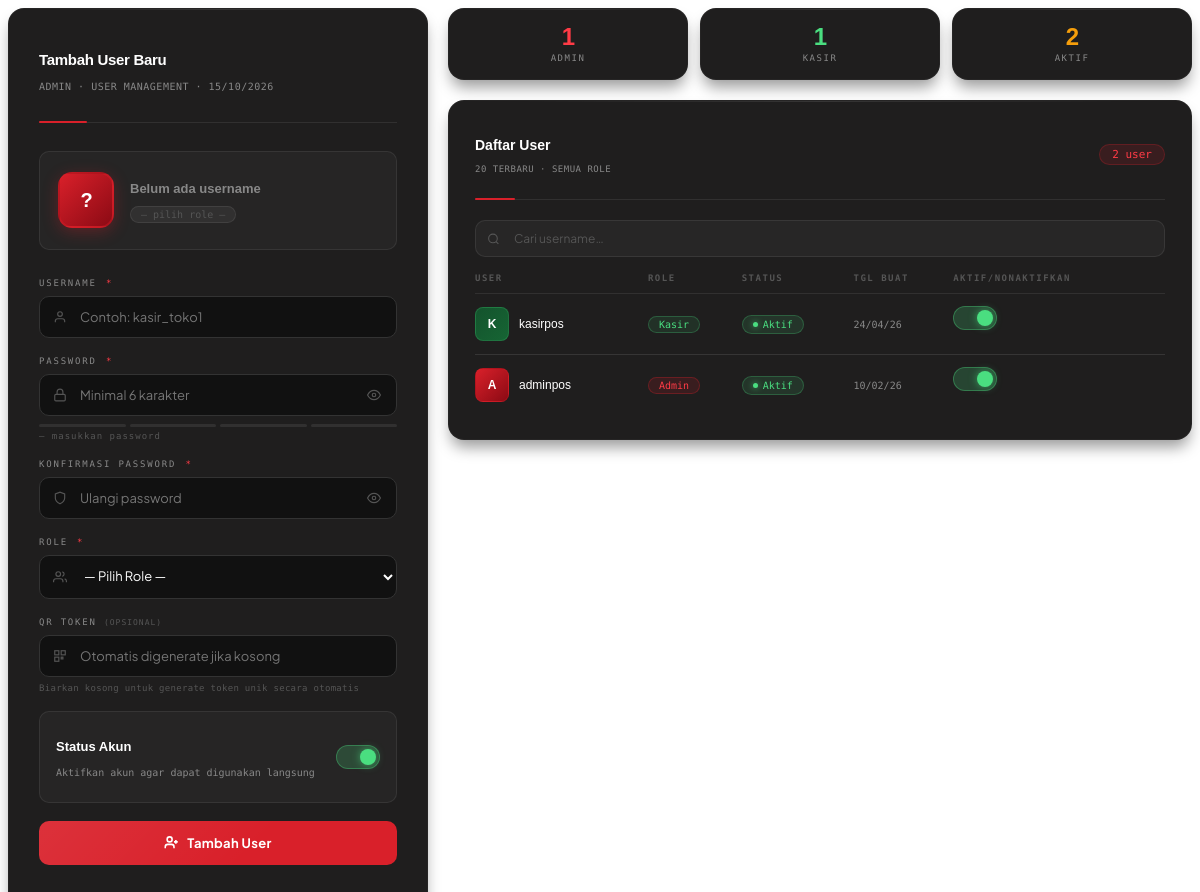
/pages/user-management.php, run on the app's committed database.
### tables this page shows
CREATE TABLE `users` (
  `id` int(11) NOT NULL,
  `username` varchar(50) DEFAULT NULL,
  `password` varchar(255) DEFAULT NULL,
  `role` enum('admin','kasir','owner') DEFAULT NULL,
  `qr_token` varchar(255) DEFAULT NULL,
  `is_active` tinyint(1) DEFAULT 1,
  `created_at` timestamp NOT NULL DEFAULT current_timestamp()
);

### pages/user-management.php (the view, shortened to what this page needs)
<?php
require_once 'config/database.php';
$errors  = [];
$old     = [];
$cek_id      = $_SESSION['id'] ?? null;
$total_adminNew = $conn->query("SELECT COUNT(*) AS count FROM users WHERE role = 'admin'")->fetch_assoc()['count'];
$userList = [];
$res = $conn->query("SELECT id, username, role, is_active, created_at FROM users WHERE id != '$cek_id' AND role != 'owner' ORDER BY created_at  DESC LIMIT 20");
if ($res) $userList = $res->fetch_all(MYSQLI_ASSOC);
?>
<link rel="stylesheet" href="asset/css/user_management.css?v=<?= time(); ?>">
</head>
<div class="page">
  <div class="card form-card fade-in d2">
    <div class="form-card-header">
      <h2 style="color:#fff">Tambah User Baru</h2>
      <p>ADMIN · USER MANAGEMENT · <?= date('d/m/Y') ?></p>
    </div>
    <div class="avatar-preview" id="avatarPreview">
      <div class="avatar-circle" id="avatarCircle">?</div>
      <div class="avatar-info">
        <p id="previewName" style="color:var(--muted2)">Belum ada username</p>
        <p><span class="role-badge empty" id="previewRole">— pilih role —</span></p>
      </div>
    </div>
    <form method="POST" novalidate id="userForm">
      <div class="form-group">
        <label>Username <span class="req">*</span></label>
        <div class="input-wrap">
          <span class="icon">
          </span>
          <input type="text" name="username" id="username"
            placeholder="Contoh: kasir_toko1"
            value="<?= htmlspecialchars($old['username'] ?? '') ?>"
            class="<?= isset($errors['username']) ? 'is-error' : '' ?>"
            autocomplete="off">
        </div>
      </div>
      <div class="form-group">
        <label>Password <span class="req">*</span></label>
        <div class="input-wrap">
          <span class="icon">
          </span>
          <input type="password" name="password" id="password"
            placeholder="Minimal 6 karakter"
            class="<?= isset($errors['password']) ? 'is-error' : '' ?>">
          <button type="button" class="pw-toggle" onclick="togglePw('password','eyeA')">
            <svg id="eyeA" width="14" height="14" viewBox="0 0 24 24" fill="none" stroke="currentColor" stroke-width="2">
              <path d="M1 12s4-8 11-8 11 8 11 8-4 8-11 8-11-8-11-8z" />
              <circle cx="12" cy="12" r="3" />
            </svg>
          </button>
        </div>
        <div class="pw-strength">
          <div class="pw-bars">
            <div class="pw-bar" id="bar1"></div>
            <div class="pw-bar" id="bar2"></div>
            <div class="pw-bar" id="bar3"></div>
            <div class="pw-bar" id="bar4"></div>
          </div>
          <div class="pw-label" id="pwLabel">— masukkan password</div>
        </div>
      </div>
      <div class="form-group">
        <label>Konfirmasi Password <span class="req">*</span></label>
        <div class="input-wrap">
          <span class="icon">
          </span>
          <input type="password" name="confirm" id="confirm"
            placeholder="Ulangi password"
            class="<?= isset($errors['confirm']) ? 'is-error' : '' ?>">
          <button type="button" class="pw-toggle" onclick="togglePw('confirm','eyeB')">
            <svg id="eyeB" width="14" height="14" viewBox="0 0 24 24" fill="none" stroke="currentColor" stroke-width="2">
              <path d="M1 12s4-8 11-8 11 8 11 8-4 8-11 8-11-8-11-8z" />
              <circle cx="12" cy="12" r="3" />
            </svg>
          </button>
        </div>
      </div>
      <div class="form-group">
        <label>Role <span class="req">*</span></label>
        <div class="input-wrap">
          <span class="icon">
          </span>
          <select name="role" id="role"
            class="<?= isset($errors['role']) ? 'is-error' : '' ?>">
            <option value="" disabled <?= empty($old['role']) ? 'selected' : '' ?>>— Pilih Role —</option>
          </select>
        </div>
      </div>
      <div class="form-group">
        <label>QR Token <span style="color:var(--muted);font-size:8px;letter-spacing:1px">(opsional)</span></label>
        <div class="input-wrap">
          <span class="icon">
          </span>
          <input type="text" name="qr_token" id="qr_token"
            placeholder="Otomatis digenerate jika kosong"
            value="<?= htmlspecialchars($old['qr_token'] ?? '') ?>"
            autocomplete="off">
        </div>
        <div class="qr-hint">Biarkan kosong untuk generate token unik secara otomatis</div>
      </div>
      <label class="toggle-row" for="is_active">
        <div class="toggle-row-info">
          <p style="color: white;">Status Akun</p>
          <p>Aktifkan akun agar dapat digunakan langsung</p>
        </div>
        <div class="toggle-switch">
          <span class="toggle-slider"></span>
        </div>
      </label>
      <button type="submit" class="btn-submit">
        <svg width="15" height="15" viewBox="0 0 24 24" fill="none" stroke="currentColor" stroke-width="2.5">
          <path d="M16 21v-2a4 4 0 0 0-4-4H6a4 4 0 0 0-4 4v2" />
          <circle cx="9" cy="7" r="4" />
          <line x1="19" y1="8" x2="19" y2="14" />
          <line x1="22" y1="11" x2="16" y2="11" />
        </svg>
        Tambah User
      </button>
    </form>
  </div>
  <div class="right-col">
    <?php
    $totalUsers  = count($userList);
    $totalKasir  = count(array_filter($userList, fn($u) => $u['role'] === 'kasir'));
    $totalActive = count(array_filter($userList, fn($u) => $u['is_active'] == 1));
    ?>
    <div class="mini-stats fade-in d3">
      <div class="card mini-card red">
        <div class="num"><?= $total_adminNew ?></div>
        <div class="lbl">Admin</div>
      </div>
      <div class="card mini-card green">
        <div class="num"><?= $totalKasir ?></div>
        <div class="lbl">Kasir</div>
      </div>
      <div class="card mini-card amber">
        <div class="num"><?= $totalActive ?></div>
        <div class="lbl">Aktif</div>
      </div>
    </div>
    <div class="card list-card fade-in d4">
      <div class="list-header">
        <div>
          <h2 style="color:white">Daftar User</h2>
          <p>20 TERBARU · SEMUA ROLE</p>
        </div>
        <span class="count-chip"><?= $totalUsers ?> user</span>
      </div>
      <div class="search-wrap">
        <span class="icon">
          <svg width="13" height="13" viewBox="0 0 24 24" fill="none" stroke="currentColor" stroke-width="2">
            <circle cx="11" cy="11" r="8" />
            <line x1="21" y1="21" x2="16.65" y2="16.65" />
          </svg>
        </span>
        <input type="text" id="searchInput" placeholder="Cari username…" oninput="filterUsers()">
      </div>
      <?php if (empty($userList)): ?>
        <div class="empty-state">
          <svg width="36" height="36" viewBox="0 0 24 24" fill="none" stroke="currentColor" stroke-width="1.5">
            <path d="M20 21v-2a4 4 0 0 0-4-4H8a4 4 0 0 0-4 4v2" />
            <circle cx="12" cy="7" r="4" />
          </svg><br>
          Belum ada user terdaftar
        </div>
      <?php else: ?>
        <table class="user-table" id="userTable">
          <thead>
            <tr>
              <th>User</th>
              <th>Role</th>
              <th>Status</th>
              <th>Tgl Buat</th>
              <th>Aktif/Nonaktifkan</th>
            </tr>
          </thead>
          <tbody id="userTbody">
            <?php foreach ($userList as $u): ?>
              <tr class="user-row" data-name="<?= strtolower($u['username']) ?>">
                <td>
                  <div class="user-name-cell">
                    <div class="user-avatar-sm <?= $u['role'] === 'kasir' ? 'kasir' : '' ?>">
                      <?= strtoupper(substr($u['username'], 0, 1)) ?>
                    </div>
                    <?= htmlspecialchars($u['username']) ?>
                  </div>
                </td>
                <td>
                  <span class="role-badge <?= $u['role'] ?>">
                    <?= ucfirst($u['role']) ?>
                  </span>
                </td>
                <td>
                  <span class="status-pill <?= $u['is_active'] ? 'active' : 'inactive' ?>">
                    <span class="status-dot"></span>
                    <?= $u['is_active'] ? 'Aktif' : 'Nonaktif' ?>
                  </span>
                </td>
                <td style="font-family:var(--mono);font-size:10px">
                  <?= date('d/m/y', strtotime($u['created_at'])) ?>
                </td>
                <td>
                  <form method="POST" action="index.php?page=user-management&action=toggle" class="toggle-form">
                    <label class="row-toggle" title="<?= $u['is_active'] ? 'Nonaktifkan' : 'Aktifkan' ?> akun">
                      <div class="toggle-switch">
                        <span class="toggle-slider"></span>
                      </div>
                    </label>
                  </form>
                </td>
              <?php endforeach; ?>
          </tbody>
        </table>
      <?php endif; ?>
    </div>
  </div>
</div>

### data on the page
users: username "K", username "kasirpos", role "Kasir", is_active "Aktif", created_at "24/04/26"
users: username "A", username "adminpos", role "Admin", is_active "Aktif", created_at "10/02/26"

### other printed values
$total_adminNew "1"
$totalKasir "1"
$totalActive "2"
$totalUsers "2"
